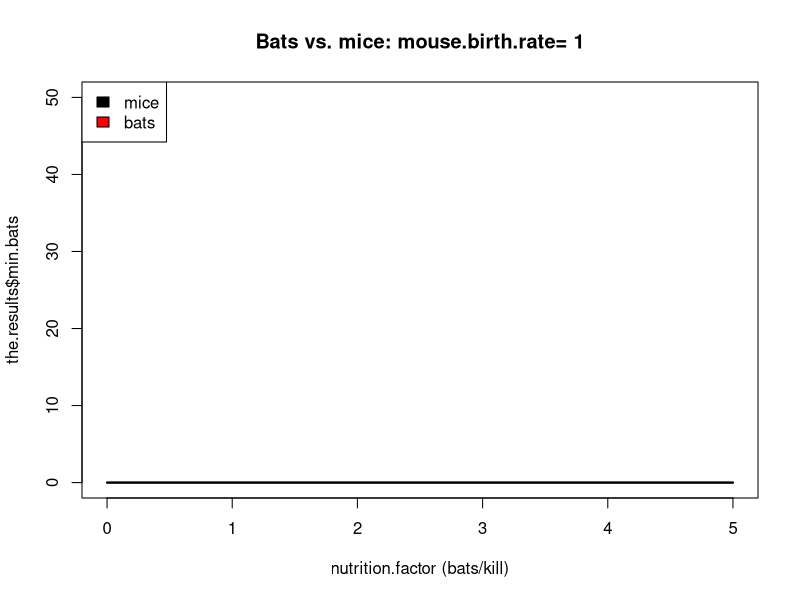
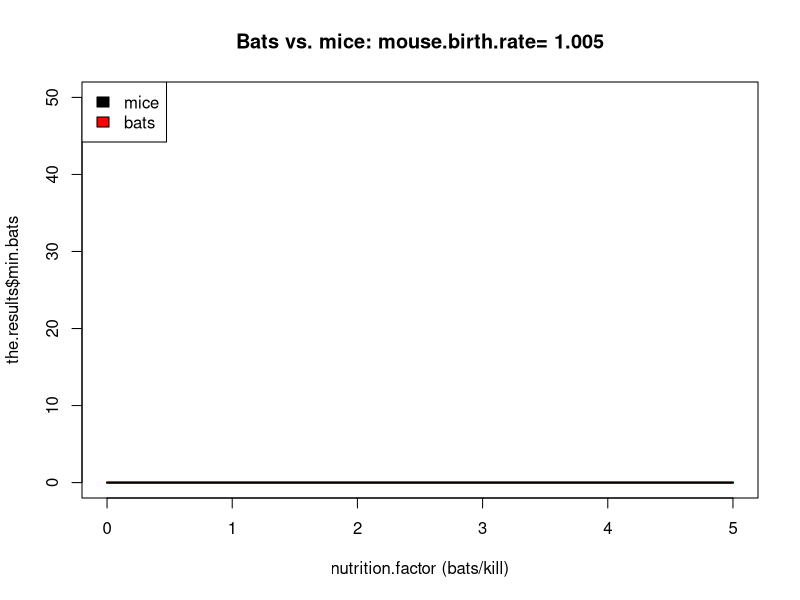
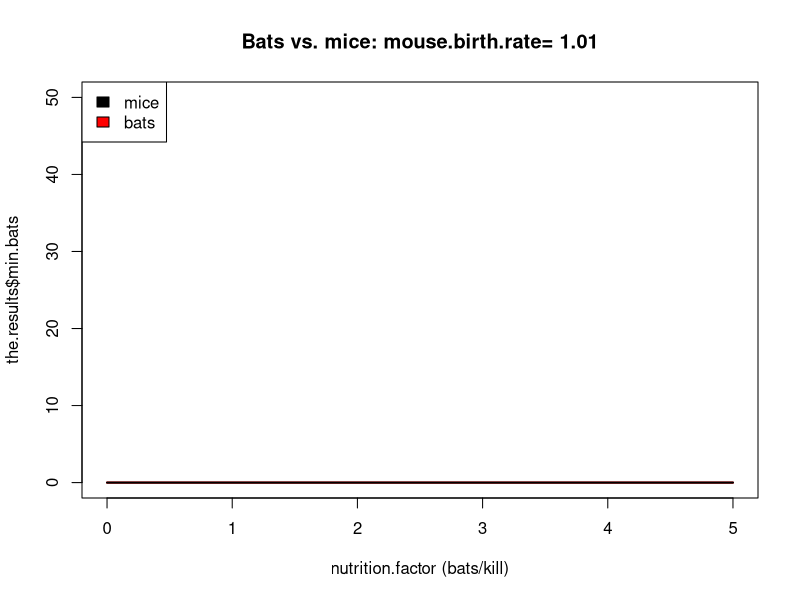
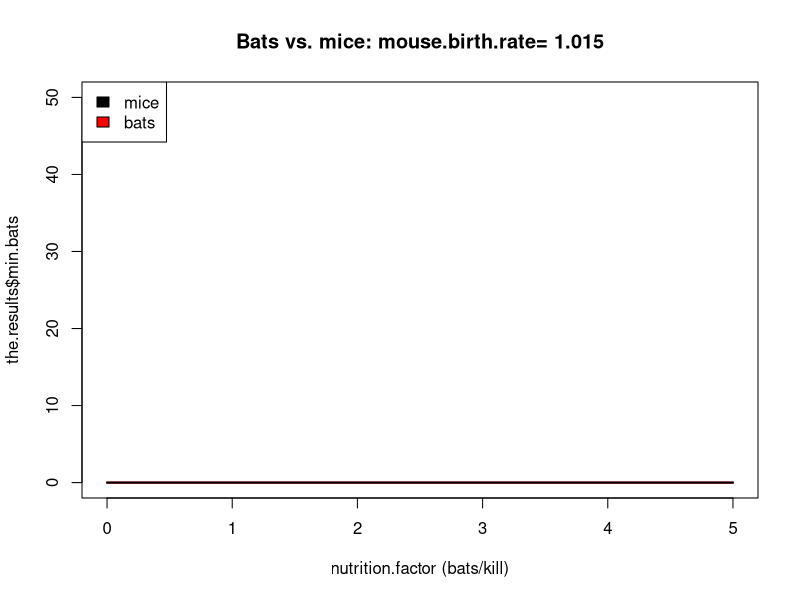
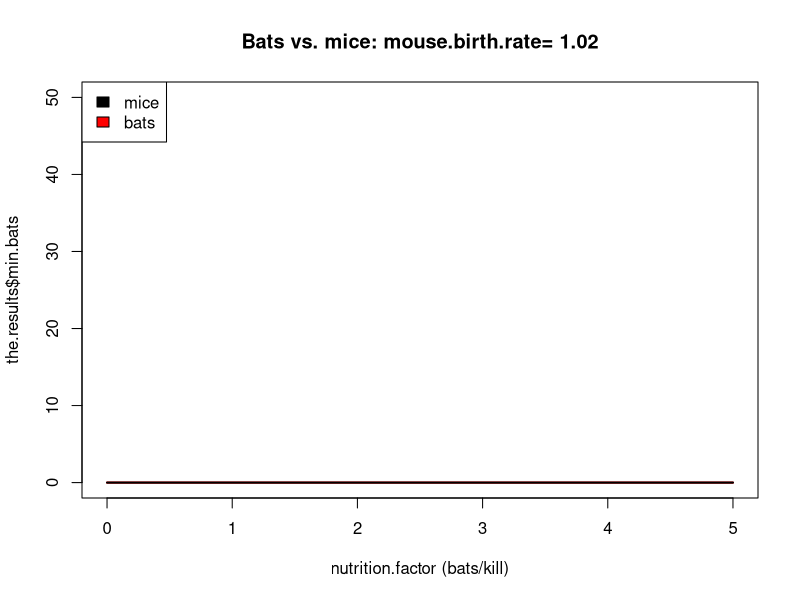
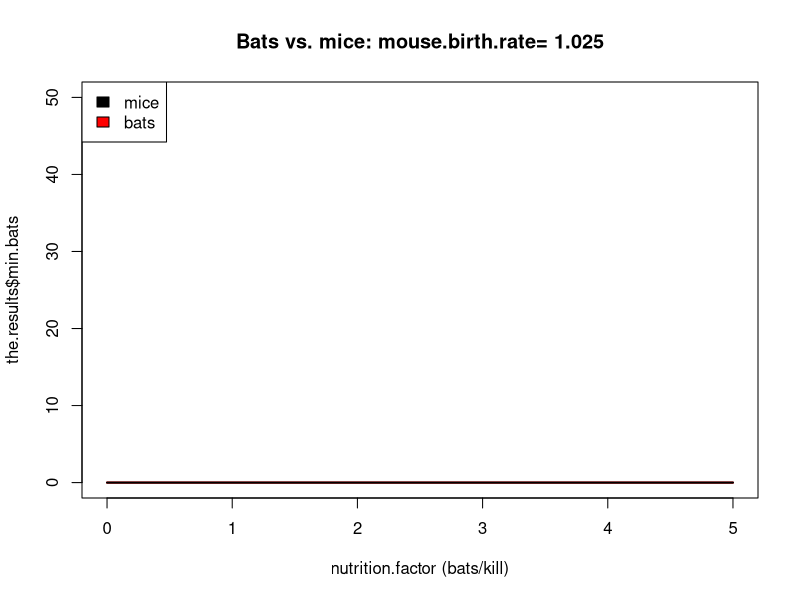
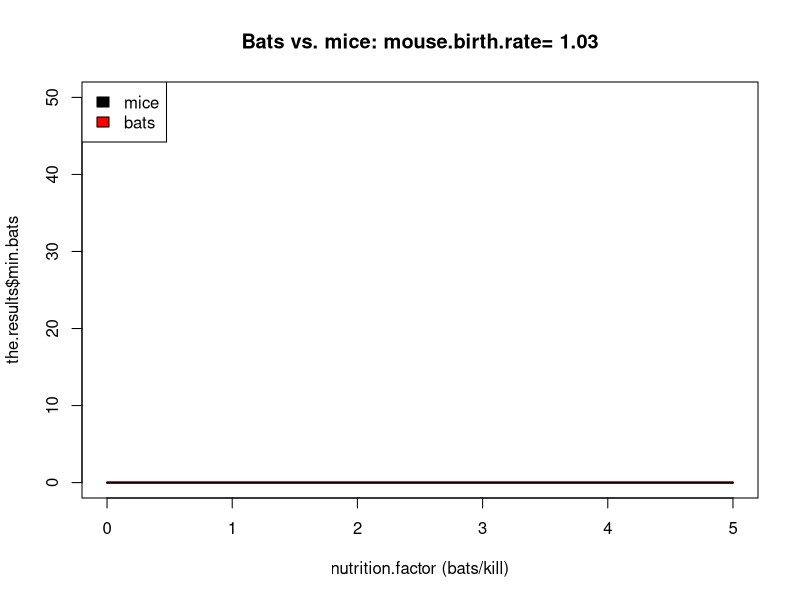
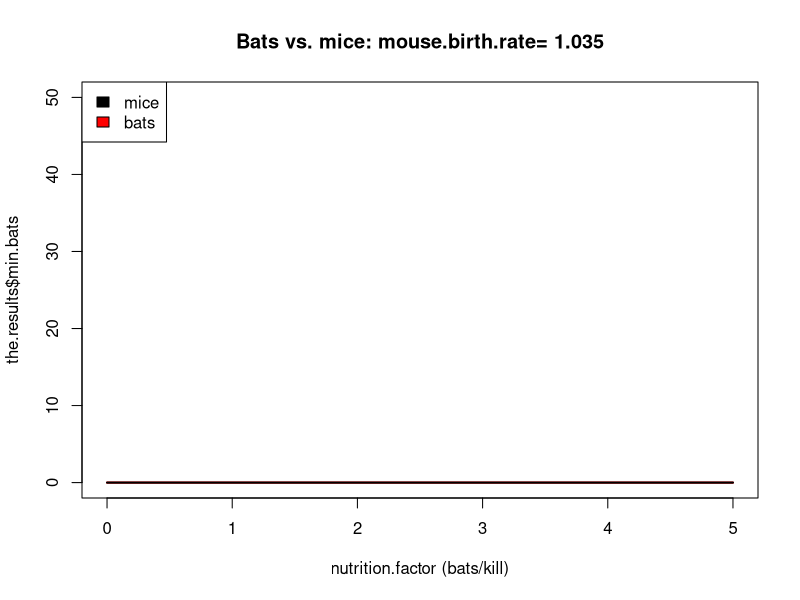

Write R code to recreate these figures, in order.

library(doParallel)
registerDoParallel(8)

force.regenerate.results <- FALSE
time.delay.animation <- .1         # seconds

# Set up time. (delta.t and time vector).
delta.t <- 1/30 # months
time <- seq(0,240,delta.t)

# itot() and ttoi() functions (if desired).
itot <- function(i) (i-1)*delta.t + 0
ttoi <- function(t) (t-0)/delta.t + 1

# Simulation parameters (inputs).
bat.birth.rate <- 1.2    # (bats/month)/bat
bat.death.rate <- 1.5    # (bats/month)/bat
mouse.birth.rate <- 1.2  # (mice/month)/mouse
mouse.death.rate <- 1.1  # (mice/month)/mouse
nutrition.factor <- 2    # bats/kill
kill.ratio <- 0.05       # kills/encounter
encounter.freq <- .02    # (encounters/month)/bat*mouse
mice.per.kill <- 1       # mice/kill

# Stocks. (Create a vector and an initial condition for each.)
M <- vector(length=length(time))
M[1] <- 200
B <- vector(length=length(time))
B[1] <- 15

# Simulation loop. Only generate these time-consuming results if have to or
# we're explicitly instructed to.
if (!exists("grand.results")  ||  force.regenerate.results) {

  # Remember what time this started, just so we can brag about our performance
  # by running in parallel.
  first <- proc.time()

  grand.results <- 
    foreach (mouse.birth.rate = seq(1,2,.005), .combine=rbind) %dopar% {

        one.birth.rate.results <- data.frame()
        for (nutrition.factor in seq(0,5,.1)) {
            for (i in 2:length(time)) {

                mouse.births <- mouse.birth.rate * M[i-1]
                bat.births <- bat.birth.rate * B[i-1]

                encounter.rate <- encounter.freq * M[i-1] * B[i-1] # enc/month
                kill.rate <- kill.ratio * encounter.rate           # kill/month

                bat.deaths <- bat.death.rate * B[i-1] - 
                    nutrition.factor * kill.rate
                mouse.deaths <- mouse.death.rate * M[i-1] + 
                    kill.rate * mice.per.kill

                M.prime <- mouse.births - mouse.deaths
                B.prime <- bat.births - bat.deaths

                M[i] <- M[i-1] + M.prime * delta.t
                B[i] <- B[i-1] + B.prime * delta.t
            }
            one.birth.rate.results <- rbind(one.birth.rate.results, 
                data.frame(mouse.birth.rate=mouse.birth.rate,
                           nutrition.factor=nutrition.factor,
                    min.bats=min(B),
                    min.mice=min(M)))
        }
        return(one.birth.rate.results)
    }

  # Print the elapsed time (current time minus what it was when we started).
  print(proc.time() - first)
}

# (Relabel data frame rows because it's just too annoying otherwise.)
rownames(grand.results) <- 1:nrow(grand.results)


# Plot as an animation. Each frame of the animation corresponds to a
# particular value of mouse.birth.rate, and plots nutrition.factor vs. our two
# population minima (mice, and bats).
for (mouse.birth.rate in unique(grand.results$mouse.birth.rate)) {

    # Get just the results for the current mouse.birth.rate.
    the.results <- 
        grand.results[grand.results$mouse.birth.rate == mouse.birth.rate,]

    # Plot our two dependent variables (simulation outputs) versus our
    # simulation parameter (simulation input). Use a constant ylim so the axes
    # scales don't change from frame to frame, which would confuse us.
    plot(the.results$nutrition.factor,the.results$min.bats,type="l",
        col="red",lwd=2,
        ylim=c(0,50), xlab="nutrition.factor (bats/kill)",
        main=paste("Bats vs. mice: mouse.birth.rate=",mouse.birth.rate))
    lines(the.results$nutrition.factor,the.results$min.mice,col="black",
        lwd=2)
    legend("topleft",fill=c("black","red"),legend=c("mice","bats"))

    # Delay between animation frames.
    Sys.sleep(time.delay.animation)
}

